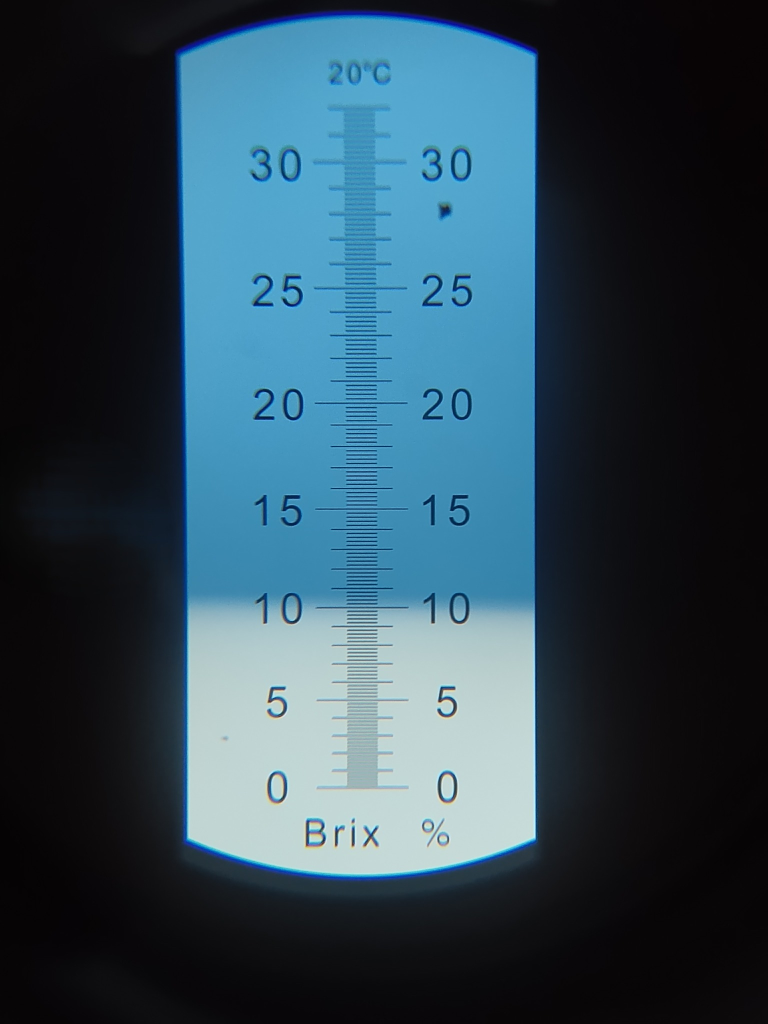
#> input picture assets/calibration_reference_10_2_brix.jpg, 1536 x 2048 px (shown at 1/2 size)
$ python -i index.py   (imports and definitions only)
#> lines starting #> are read from the running program, lines starting #| are printed output that depends on the picture; after the words box and inside, x2 and y2 are one past the last pixel; in counts of white or black regions, pixels touching at a corner belong together
from __future__ import annotations

import base64
import os
import re
import time
from pathlib import Path
from typing import Any, Dict, Optional, Tuple

import cv2
import numpy as np
import requests
from flask import Flask, jsonify, render_template, request


# [1 line not run here, left out]

BRIX_MIN = 0.0
BRIX_MAX = 32.0
BRIX_STEP = 0.2

# Validated non-linear calibration from the MyBrixS computer-vision prototype.
# Maps boundary row y in the aligned reference coordinate system to % Brix.
CAL_A = -4.37964177e-06
CAL_B = -1.55056894e-02
CAL_C = 35.4113679

REFERENCE_IMAGE_PATH = (
    Path(__file__).resolve().parent
    / "assets"
    / "calibration_reference_10_2_brix.jpg"
)

MAX_DECODED_IMAGE_BYTES = 3 * 1024 * 1024


class ScanError(Exception):
    # [49 lines left out: functions __init__, clean_batch_id, decode_image_payload, not called in this run]


def load_reference_image() -> np.ndarray:
    reference = cv2.imread(str(REFERENCE_IMAGE_PATH), cv2.IMREAD_COLOR)
    if reference is None or reference.size == 0:
        raise ScanError("MyBrixS calibration reference image is missing.", 500)
    return reference


def detect_scale_x(img: np.ndarray) -> int:
    gray = cv2.cvtColor(img, cv2.COLOR_BGR2GRAY)
    edges = cv2.Canny(gray, 50, 150)
    colsum = edges.sum(axis=0).astype(np.float32)

    if colsum.size == 0:
        raise ScanError("Could not locate the refractometer scale.", 422)

    window_width = min(80, max(20, img.shape[1] // 8))
    conv = np.convolve(colsum, np.ones(window_width, dtype=np.float32), mode="same")

    return int(np.argmax(conv))


def extract_scale_crop(img: np.ndarray, target_width: int = 1000) -> Tuple[np.ndarray, int, int]:
    scale_x = detect_scale_x(img)
    _, width = img.shape[:2]
    crop_width = min(target_width, width)

    x1 = max(0, scale_x - crop_width // 2)
    x2 = min(width, x1 + crop_width)

    if x2 - x1 < crop_width:
        x1 = max(0, x2 - crop_width)

    crop = img[:, x1:x2].copy()

    if crop.size == 0:
        raise ScanError("Could not crop the refractometer scale area.", 422)

    return crop, x1, scale_x


def align_to_reference(
    moving_crop: np.ndarray,
    reference_crop: np.ndarray,
) -> Tuple[np.ndarray, int, int]:
    moving_gray = cv2.cvtColor(moving_crop, cv2.COLOR_BGR2GRAY)
    reference_gray = cv2.cvtColor(reference_crop, cv2.COLOR_BGR2GRAY)

    orb = cv2.ORB_create(
        nfeatures=4000,
        scaleFactor=1.2,
        nlevels=8,
        edgeThreshold=31,
        patchSize=31,
    )

    kp_moving, des_moving = orb.detectAndCompute(moving_gray, None)
    kp_reference, des_reference = orb.detectAndCompute(reference_gray, None)

    if des_moving is None or des_reference is None:
        raise ScanError("The scale was not clear enough to align. Please retake the image.", 422)

    matcher = cv2.BFMatcher(cv2.NORM_HAMMING, crossCheck=False)
    matches = matcher.knnMatch(des_moving, des_reference, k=2)

    good_matches = []
    for pair in matches:
        if len(pair) < 2:
            continue
        first, second = pair
        if first.distance < 0.75 * second.distance:
            good_matches.append(first)

    if len(good_matches) < 10:
        raise ScanError(
            "Too few scale features were detected. Please capture the refractometer scale more centrally.",
            422,
        )

    src_pts = np.float32([kp_moving[m.queryIdx].pt for m in good_matches]).reshape(-1, 1, 2)
    dst_pts = np.float32([kp_reference[m.trainIdx].pt for m in good_matches]).reshape(-1, 1, 2)

    homography, mask = cv2.findHomography(src_pts, dst_pts, cv2.RANSAC, 5.0)

    if homography is None:
        raise ScanError("Image alignment failed. Please retake the image.", 422)

    aligned = cv2.warpPerspective(
        moving_crop,
        homography,
        (reference_crop.shape[1], reference_crop.shape[0]),
    )

    inliers = int(mask.sum()) if mask is not None else 0
    return aligned, inliers, len(good_matches)


def detect_boundary_y(aligned_img: np.ndarray, scale_x_ref: int) -> Tuple[int, float]:
    height, width = aligned_img.shape[:2]

    bands = []
    for offset_left, offset_right in [(-380, -120), (120, 380)]:
        x1 = max(0, scale_x_ref + offset_left)
        x2 = min(width, scale_x_ref + offset_right)
        if x2 > x1:
            bands.append(aligned_img[:, x1:x2])

    if not bands:
        raise ScanError("Boundary detection bands could not be formed.", 422)

    arr = np.concatenate(bands, axis=1)

    gray = cv2.cvtColor(arr, cv2.COLOR_BGR2GRAY).astype(np.float32)
    blue_minus_red = arr[:, :, 0].astype(np.float32) - arr[:, :, 2].astype(np.float32)

    gray_profile = gray.mean(axis=1)
    colour_profile = blue_minus_red.mean(axis=1)

    gray_smooth = cv2.GaussianBlur(gray_profile.reshape(-1, 1), (1, 31), 0).ravel()
    colour_smooth = cv2.GaussianBlur(colour_profile.reshape(-1, 1), (1, 31), 0).ravel()

    gray_grad = np.gradient(gray_smooth)
    colour_grad = np.gradient(colour_smooth)

    positive_brightness_jump = np.maximum(gray_grad, 0)
    negative_blue_jump = np.maximum(-colour_grad, 0)

    bright_norm = np.percentile(positive_brightness_jump, 99.5) + 1e-6
    blue_norm = np.percentile(negative_blue_jump, 99.5) + 1e-6

    score = (positive_brightness_jump / bright_norm) * (negative_blue_jump / blue_norm)

    boundary_y = int(np.argmax(score))
    boundary_score = float(score[boundary_y])

    if boundary_y <= 0 or boundary_y >= height - 1:
        raise ScanError("The blue-white boundary could not be located reliably.", 422)

    return boundary_y, boundary_score


def brix_from_boundary_y(boundary_y: int) -> Tuple[float, float]:
    raw_brix = CAL_A * (boundary_y ** 2) + CAL_B * boundary_y + CAL_C
    raw_brix = max(BRIX_MIN, min(BRIX_MAX, float(raw_brix)))

    rounded_brix = round(raw_brix / BRIX_STEP) * BRIX_STEP
    rounded_brix = round(max(BRIX_MIN, min(BRIX_MAX, rounded_brix)), 1)

    return rounded_brix, raw_brix


def classify_confidence(inliers: int, good_matches: int, boundary_score: float) -> str:
    if inliers >= 100 and good_matches >= 150 and boundary_score >= 0.25:
        return "high"
    if inliers >= 50 and good_matches >= 80 and boundary_score >= 0.10:
        return "medium"
    return "low"


def build_notes(confidence: str) -> str:
    if confidence == "high":
        return "Boundary and scale were detected clearly."
    if confidence == "medium":
        return "Reading completed; image quality or alignment was moderate."
    return "Reading completed, but recapture is recommended for stronger confidence."


def analyze_brix(image: np.ndarray) -> Dict[str, Any]:
    reference = load_reference_image()

    reference_crop, _, _ = extract_scale_crop(reference, target_width=1000)
    reference_scale_x = detect_scale_x(reference_crop)

    moving_crop, _, _ = extract_scale_crop(image, target_width=1000)
    aligned, inliers, good_matches = align_to_reference(moving_crop, reference_crop)

    boundary_y, boundary_score = detect_boundary_y(aligned, reference_scale_x)
    brix, raw_brix = brix_from_boundary_y(boundary_y)
    confidence = classify_confidence(inliers, good_matches, boundary_score)

    return {
        "brix": brix,
        "raw_brix": raw_brix,
        "confidence": confidence,
        "boundary_y": boundary_y,
        "inliers": inliers,
        "good_matches": good_matches,
        "boundary_score": boundary_score,
        "notes": build_notes(confidence),
    }


def supabase_configured() -> bool:
    return bool(os.environ.get("SUPABASE_URL")) and bool(os.environ.get("SUPABASE_SERVICE_KEY"))


def supabase_values() -> Tuple[str, str]:
    return os.environ.get("SUPABASE_URL", "").rstrip("/"), os.environ.get("SUPABASE_SERVICE_KEY", "")


# [71 lines left out: functions upload_image_to_supabase, insert_reading_to_supabase, not called in this run]


# [3 lines that did not run here, left out]


# [10 lines that did not run here, left out]


# [41 lines that did not run here, left out]


# [2 lines not run here, left out]

>>> import cv2
>>> picture = cv2.imread('assets/calibration_reference_10_2_brix.jpg')
#> picture is the input picture: shape (2048, 1536, 3); mean B, G, R 84.3, 70.8, 46.4
>>> result = analyze_brix(picture)
#> in detect_scale_x, `edges = cv2.Canny(gray, 50, 150)`:
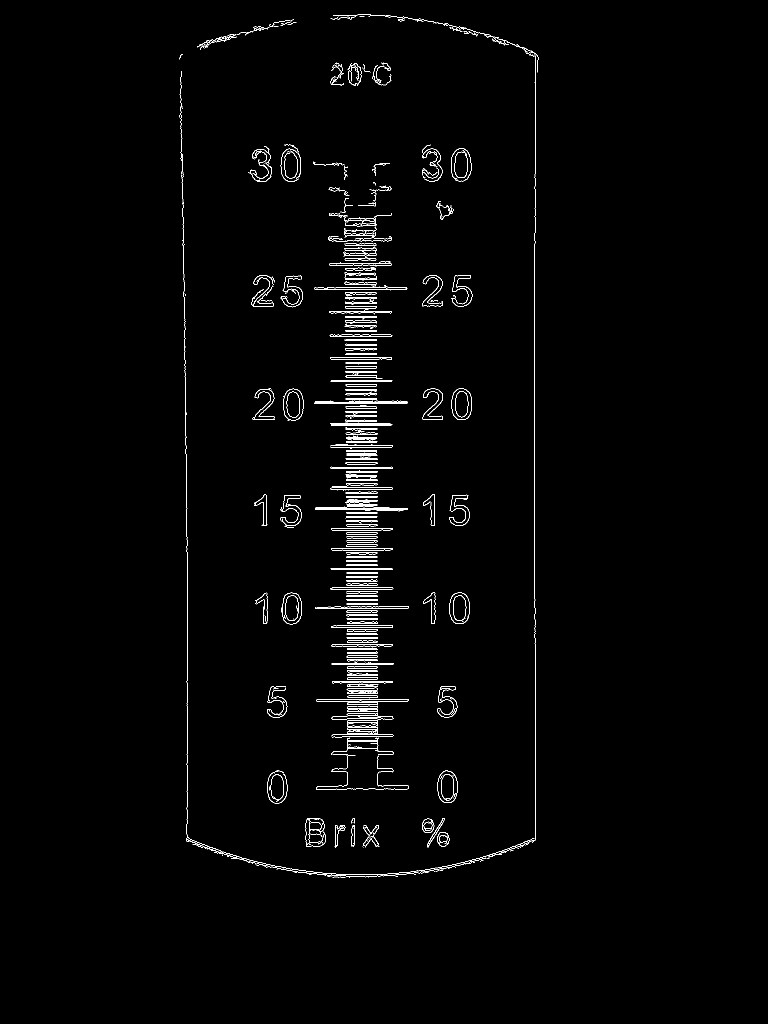
#> edges: shape (2048, 1536) (shown at 1/2 size); 1.3% white in thin lines or dots, all inside (x1, y1, x2, y2) = (359, 29, 1077, 1755)
#> in detect_scale_x, `colsum = edges.sum(axis=0).astype(np.float32)`: colsum = 1536 values, max 201195 at index 1069, min 0 at index 0, mean 6582.4
#> in detect_scale_x, `conv = np.convolve(colsum, np.ones(window_width, dtype=np.float32), mo..`: conv = 1536 values, max 5091075 at index 717, min 0 at index 0, mean 526588.3
#> in extract_scale_crop, `scale_x = detect_scale_x(img)`: scale_x = 717
#> in extract_scale_crop, `x1 = max(0, scale_x - crop_width // 2)`: x1 = 217
#> in extract_scale_crop, `x2 = min(width, x1 + crop_width)`: x2 = 1217
#> in extract_scale_crop, `crop = img[:, x1:x2].copy()`:
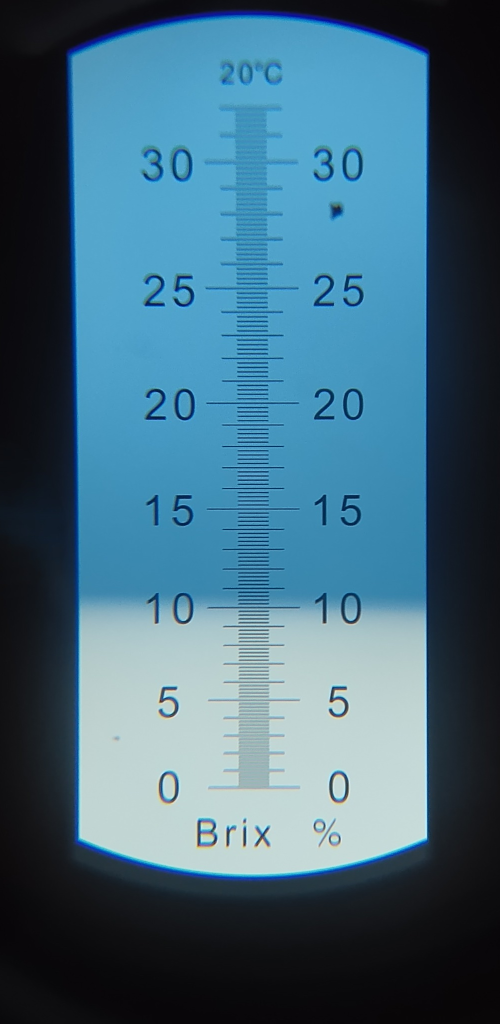
#> crop: shape (2048, 1000, 3) (shown at 1/2 size); mean B, G, R 124.2, 104.4, 66.2
#> in detect_scale_x (call 2), `gray = cv2.cvtColor(img, cv2.COLOR_BGR2GRAY)`:
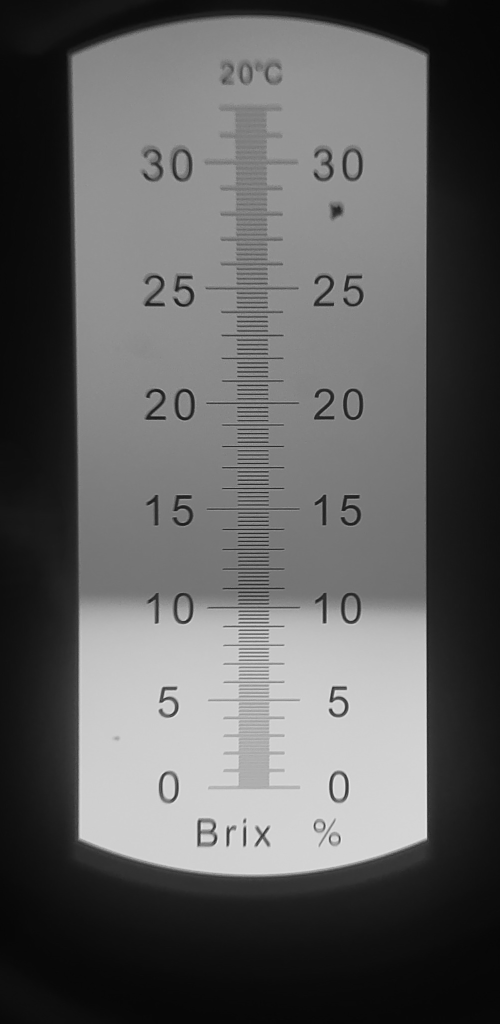
#> gray: shape (2048, 1000) (shown at 1/2 size); min 5, max 243, mean 95.3
#> in detect_scale_x (call 2), `edges = cv2.Canny(gray, 50, 150)`:
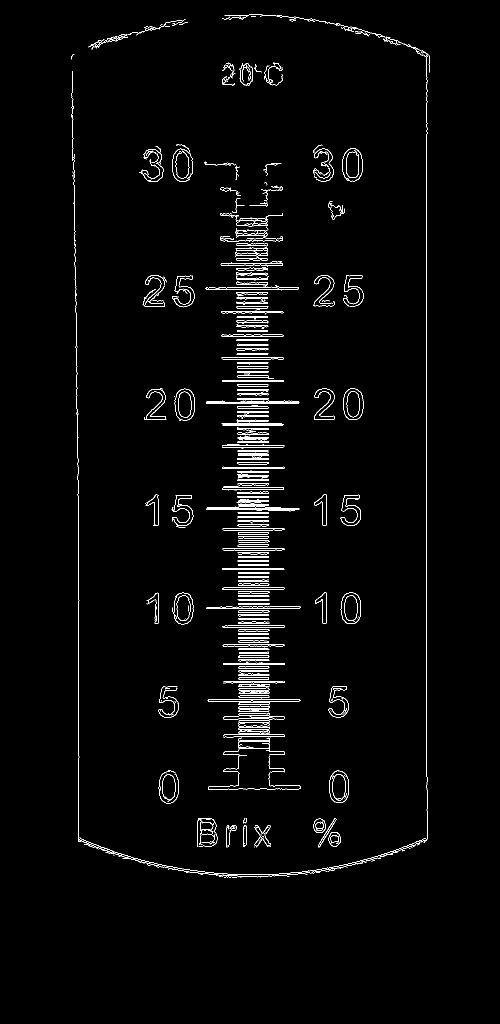
#> edges: shape (2048, 1000) (shown at 1/2 size); 1.9% white in thin lines or dots, all inside (x1, y1, x2, y2) = (142, 29, 860, 1755)
#> in detect_scale_x (call 2), `colsum = edges.sum(axis=0).astype(np.float32)`: colsum = 1000 values, max 201195 at index 852, min 0 at index 0, mean 10110.5
#> in detect_scale_x (call 2), `conv = np.convolve(colsum, np.ones(window_width, dtype=np.float32), mo..`: conv = 1000 values, max 5091075 at index 500, min 0 at index 0, mean 808839.7
#> in analyze_brix, `reference_scale_x = detect_scale_x(reference_crop)`: reference_scale_x = 500
#> in align_to_reference, `kp_moving, des_moving = orb.detectAndCompute(moving_gray, None)`: kp_moving = 3763 keypoints; strongest (x, y, size): (672, 1383, 92.6), (331, 1383, 92.6), (672, 1388, 92.6), (669, 1388, 77.1)
#> in align_to_reference, `kp_reference, des_reference = orb.detectAndCompute(reference_gray, None)`: kp_reference has the same summary as kp_moving
#> in align_to_reference, `matches = matcher.knnMatch(des_moving, des_reference, k=2)`: matches = 3763 matches
#> in align_to_reference, `homography, mask = cv2.findHomography(src_pts, dst_pts, cv2.RANSAC, 5.0)`: homography = [[1, -1.32e-16, 1.58e-12], [-1.18e-15, 1, 3.09e-12], [-7.52e-19, -2.28e-19, 1]]; mask = 3763 values from 1 to 1
#> in align_to_reference, `inliers = int(mask.sum()) if mask is not None else 0`: inliers = 3763
#> the loop in detect_boundary_y, `for offset_left, offset_right in [(-380, -120), (120, 380)]:` made 2 passes
#> (x1, x2) on passes 1 to 2: (120, 380), (620, 880)
#> after the loop in detect_boundary_y, `for offset_left, offset_right in [(-380, -120), (120, 380)]:`: bands = 2 items
#> in detect_boundary_y, `arr = np.concatenate(bands, axis=1)`:
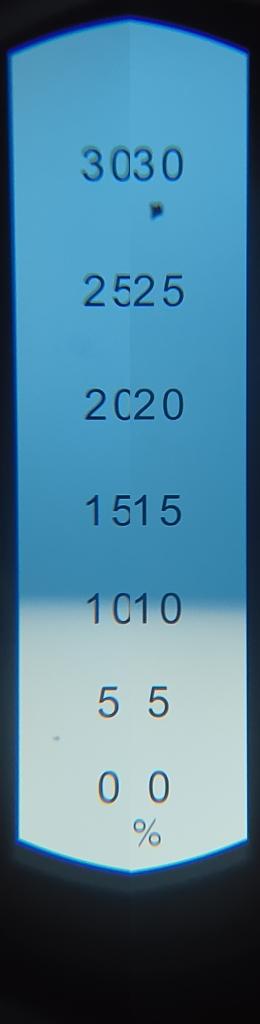
#> arr: shape (2048, 520, 3) (shown at 1/2 size); mean of channels 0, 1, 2 150.7, 126.8, 78.9; drawn as B, G, R
#> in detect_boundary_y, `gray = cv2.cvtColor(arr, cv2.COLOR_BGR2GRAY).astype(np.float32)`:
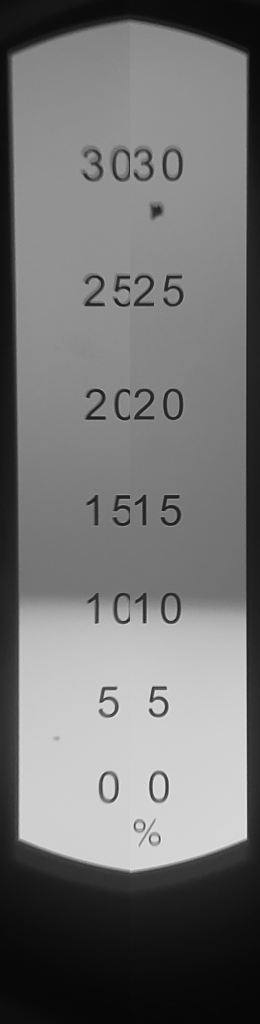
#> gray: shape (2048, 520) float32 (shown at 1/2 size); min 6, max 243, mean 115.2
#> in detect_boundary_y, `blue_minus_red = arr[:, :, 0].astype(np.float32) - arr[:, :, 2].astype..`:
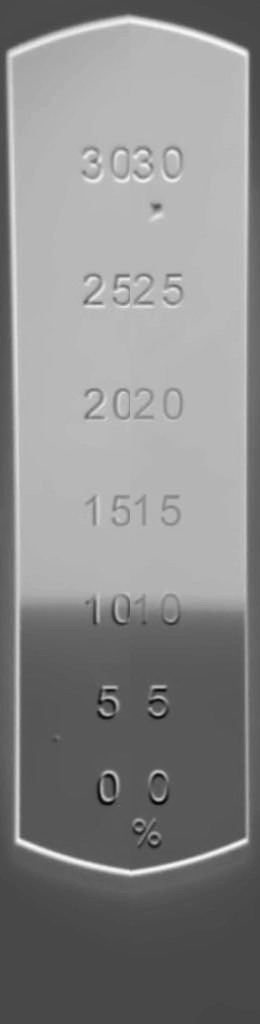
#> blue_minus_red: shape (2048, 520) float32 (shown at 1/2 size); min -77, max 199, mean 71.8; drawn with min black and max white
#> in detect_boundary_y, `gray_profile = gray.mean(axis=1)`: gray_profile = 2048 values, max 189.5 at index 1611, min 8.02 at index 2013, mean 115.2
#> in detect_boundary_y, `colour_profile = blue_minus_red.mean(axis=1)`: colour_profile = 2048 values, max 126.6 at index 360, min 0.69 at index 2030, mean 71.78
#> in detect_boundary_y, `gray_smooth = cv2.GaussianBlur(gray_profile.reshape(-1, 1), (1, 31), 0..`: gray_smooth = 2048 values, max 189.4 at index 1621, min 8.1 at index 2014, mean 115.2
#> in detect_boundary_y, `colour_smooth = cv2.GaussianBlur(colour_profile.reshape(-1, 1), (1, 31..`: colour_smooth = 2048 values, max 120.9 at index 361, min 0.733 at index 2030, mean 71.78
#> in detect_boundary_y, `gray_grad = np.gradient(gray_smooth)`: gray_grad = 2048 values, max 2.08 at index 49, min -3.06 at index 1735, mean -0.00286
#> in detect_boundary_y, `colour_grad = np.gradient(colour_smooth)`: colour_grad = 2048 values, max 2.9 at index 39, min -2.36 at index 1747, mean -0.00148
#> in detect_boundary_y, `positive_brightness_jump = np.maximum(gray_grad, 0)`: positive_brightness_jump = 2048 values, max 2.08 at index 49, min 0 at index 0, mean 0.145
#> in detect_boundary_y, `negative_blue_jump = np.maximum(-colour_grad, 0)`: negative_blue_jump = 2048 values, max 2.36 at index 1747, min 0 at index 5, mean 0.112
#> in detect_boundary_y, `bright_norm = np.percentile(positive_brightness_jump, 99.5) + 1e-6`: bright_norm = 1.93
#> in detect_boundary_y, `blue_norm = np.percentile(negative_blue_jump, 99.5) + 1e-6`: blue_norm = 1.63
#> in detect_boundary_y, `score = (positive_brightness_jump / bright_norm) * (negative_blue_jump..`: score = 2048 values, max 0.563 at index 1216, min 0 at index 0, mean 0.0123
#> in detect_boundary_y, `boundary_y = int(np.argmax(score))`: boundary_y = 1216
#> in detect_boundary_y, `boundary_score = float(score[boundary_y])`: boundary_score = 0.563
#> in analyze_brix, `boundary_y, boundary_score = detect_boundary_y(aligned, reference_scal..`: boundary_y = 1216; boundary_score = 0.563
#> in brix_from_boundary_y, `raw_brix = CAL_A * (boundary_y ** 2) + CAL_B * boundary_y + CAL_C`: raw_brix = 10.08
#> in brix_from_boundary_y, `rounded_brix = round(raw_brix / BRIX_STEP) * BRIX_STEP`: rounded_brix = 10
#> in analyze_brix, `brix, raw_brix = brix_from_boundary_y(boundary_y)`: raw_brix = 10.08
#> in analyze_brix, `confidence = classify_confidence(inliers, good_matches, boundary_score)`: confidence = 'high'
#> result = 8 items
